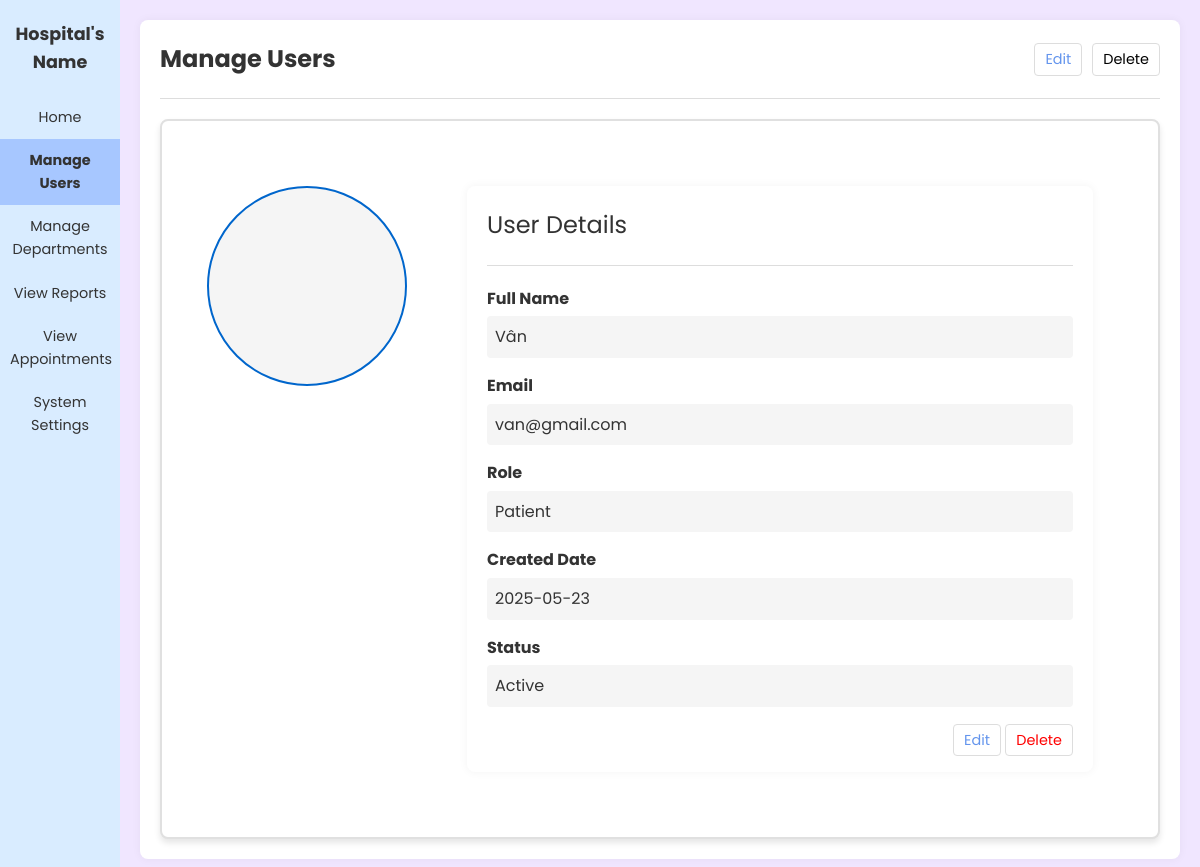
Screenshot of /final/manage_users_detail.php?id=8 with the database file from the repository.
### tables this page shows
CREATE TABLE `users` (
  `full_name` varchar(100) NOT NULL,
  `email` varchar(100) NOT NULL,
  `password` varchar(255) NOT NULL,
  `role` enum('admin','doctor','nurse','patient') NOT NULL,
  `created_date` date DEFAULT curdate(),
  `status` enum('active','inactive') DEFAULT 'active',
  `id` int(11) NOT NULL
);

### final/manage_users_detail.php (the view, shortened to what this page needs)
<?php
include 'config.php';
$id = intval($_GET['id']);
$stmt = $conn->prepare("SELECT * FROM users WHERE id = ?");
$stmt->bind_param("i", $id);
$stmt->execute();
$result = $stmt->get_result();
$user = $result->fetch_assoc();
?>
<!DOCTYPE html>
<html lang="en">
<head>
  <link rel="stylesheet" href="styles.css">
  <link rel="stylesheet" href="https://cdnjs.cloudflare.com/ajax/libs/font-awesome/6.4.0/css/all.min.css">
</head>
<body>
  <div class="container">
    <div class="sidebar" style = "width: 120px">
      <div class="site-title">Hospital's Name</div>
      <ul class="sidebar-menu">
        <li><a href="index.php">Home</a></li>
        <li class="active"><a href="manage_users.php">Manage Users</a></li>
        <li><a href="manage_departments.php">Manage Departments</a></li>
        <li><a href="view_reports.php">View Reports</a></li>
        <li><a href="view_appointments.php">View Appointments</a></li>
        <li><a href="system_settings.php">System Settings</a></li>
      </ul>
    </div>
    <div class="main-content">
      <div class="header">
        <h2>Manage Users</h2>
        <div class="header-actions">
          <button class="button edit-btn"><a href="edit_user.php">Edit</a></button>
          <button class="button delete-btn">Delete</button>
        </div>
      </div>
      <div class="card">
        <div class="user-profile-container">
          <div class="round">
          </div>
          <main class="main-content">
      <div class="header">
        <h1>User Details</h1>
      </div>
      <div class="detail-section">
        <div class="detail-label">Full Name</div>
        <div class="detail-value"><?= htmlspecialchars($user['full_name']) ?></div>
        <div class="detail-label">Email</div>
        <div class="detail-value"><?= htmlspecialchars($user['email']) ?></div>
        <div class="detail-label">Role</div>
        <div class="detail-value"><?= ucfirst($user['role']) ?></div>
        <div class="detail-label">Created Date</div>
        <div class="detail-value"><?= $user['created_date'] ?></div>
        <div class="detail-label">Status</div>
        <div class="detail-value"><?= ucfirst($user['status']) ?></div>
      </div>
      <div class="form-action">
        <a href="edit_user.php?id=<?= $user['id'] ?>" class="button">Edit</a>
        <a href="delete_user.php?id=<?= $user['id'] ?>" class="button" style="color:red" onclick="return confirm('Are you sure?')">Delete</a>
      </div>
    </main>
    </div>
  </div>
</body>
</html>

### final/styles.css (style rules this page uses)
:root { --primary-color: #f0e6ff; --secondary-color: #d9ecff; --accent-color: #6495ed; --text-color: #333; --light-gray: #f5f5f5; --medium-gray: #e0e0e0; --border-color: #ddd; --sidebar-width: 200px; --header-height: 40px; }
* { margin: 0; padding: 0; box-sizing: border-box; font-family: "Poppins", Arial, sans-serif; }
body { background-color: var(--primary-color); color: var(--text-color); line-height: 1.6; }
a { text-decoration: none; color: var(--accent-color); }
button, .button { background-color: white; border: 1px solid var(--border-color); border-radius: 4px; padding: 5px 10px; cursor: pointer; font-size: 0.9rem; }
.container { display: flex; min-height: 100vh; }
.sidebar { width: var(--sidebar-width); background-color: var(--secondary-color); padding: 20px 0; min-height: 100vh; }
.sidebar-menu { list-style: none; }
.sidebar-menu li { padding: 10px; text-align: center; cursor: pointer; }
.sidebar-menu li.active { background-color: #a7c7ff; font-weight: bold; }
.sidebar-menu a { color: var(--text-color); display: block; font-size: 0.9rem; }
.main-content { flex: 1; background-color: white; padding: 20px; border-radius: 8px; margin: 20px; box-shadow: 0 0 10px rgba(0, 0, 0, 0.05); }
.header { display: flex; justify-content: space-between; align-items: center; padding-bottom: 20px; border-bottom: 1px solid var(--border-color); margin-bottom: 20px; }
.header h1 { font-size: 1.5rem; font-weight: normal; }
.header-actions { display: flex; gap: 10px; }
.form-action { margin-top: 20px; text-align: right; }
.detail-section { margin-bottom: 20px; }
.detail-label { font-weight: bold; margin-bottom: 5px; }
.detail-value { background-color: var(--light-gray); padding: 8px; border-radius: 4px; margin-bottom: 15px; }
.card { background-color: #ffffff; border: 2px solid #e0e0e0; border-radius: 8px; padding: 25px; box-shadow: 0 4px 6px rgba(0, 0, 0, 0.1); cursor: pointer; transition: transform 0.2s, box-shadow 0.2s; }
.round { flex-shrink: 0; width: 200px; height: 200px; border-radius: 50%; border: 2px solid #0066cc; background-color: #f5f5f5; margin: 20px auto; overflow: hidden; display: flex; align-items: center; justify-content: center; }
.user-profile-container { display: flex; align-items: flex-start; gap: 40px; padding: 20px; }
.site-title { font-size: 1.1rem; font-weight: bold; text-align: center; margin-bottom: 20px; padding: 0 10px; color: var(--text-color); }

### rows the page displays
users: full_name "Vân", email "van@gmail.com", role "Patient", created_date "2025-05-23", status "Active"
